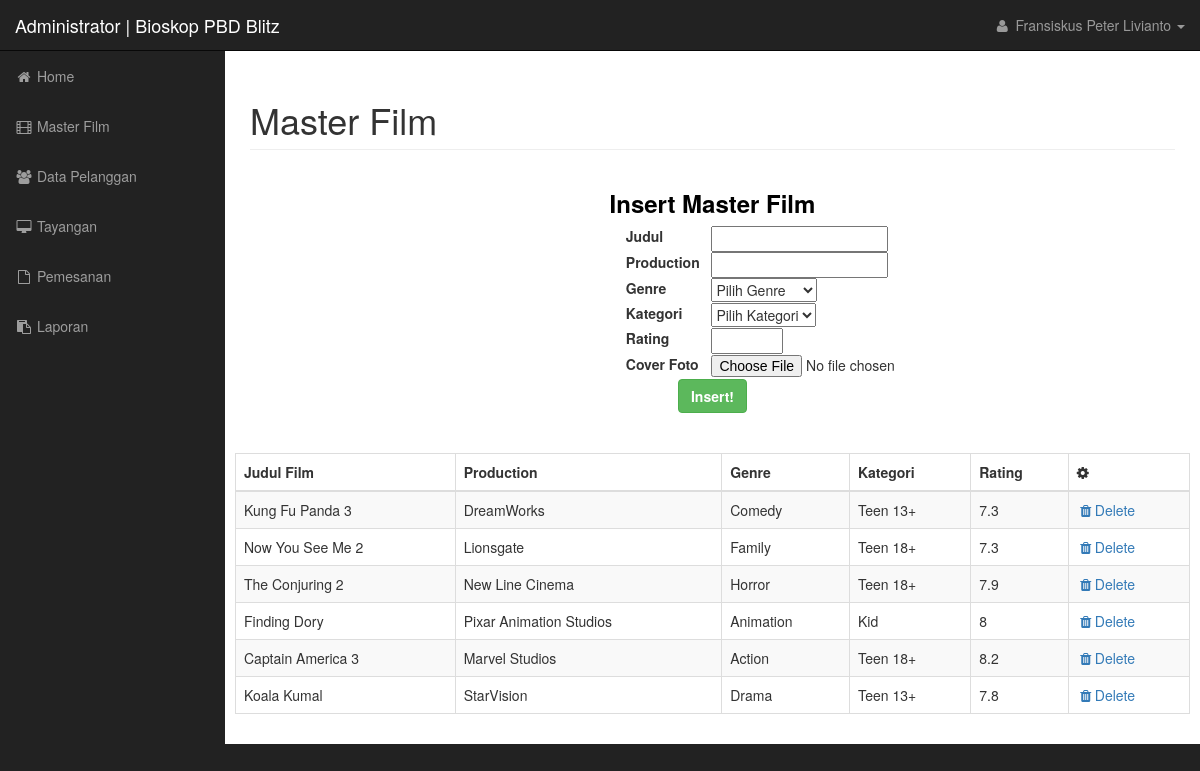
Page /admin/master-film.php (signed in) on the committed database.
### tables this page shows
CREATE TABLE `tblMasterFilm` (
  `kode_film` int(11) NOT NULL,
  `id_genre` int(11) DEFAULT NULL,
  `id_kategori` int(11) DEFAULT NULL,
  `judul_film` varchar(255) DEFAULT NULL,
  `production_film` varchar(255) DEFAULT NULL,
  `rating_film` double DEFAULT NULL,
  `cover_film` varchar(255) NOT NULL
);

CREATE TABLE `tblGenre` (
  `id_genre` int(11) NOT NULL,
  `nama_genre` varchar(20) DEFAULT NULL
);

CREATE TABLE `tblKategori` (
  `id_kategori` int(11) NOT NULL,
  `nama_kategori` varchar(20) DEFAULT NULL
);

### modules/Database.php (called while the page is built, shortened)
<?php
	class Database
	{
		private $connect;
		function __construct()
		{
			$this->connect = null;
		}
		function connect()
		{
			$database = 'dbBioskop';
			$servername = 'localhost';
			$username = 'root';
			$password = '';
			try
			{
				$this->connect = new PDO("mysql:host=$servername;dbname=$database", $username, $password);
				$this->connect->setAttribute(PDO::ATTR_ERRMODE, PDO::ERRMODE_EXCEPTION);
	    		}
			catch(PDOException $e)
			{
				echo "Connection failed: " . $e->getMessage();
			}
			return $this->connect;
		}
	}
?>

### modules/MasterFilm.php (called while the page is built, shortened)
<?php
	class MasterFilm
	{
		private $connect;
		function __construct($cn)
		{
			$this->connect = $cn;
		}
		function selectAllFilm()
		{
			$select = $this->connect->prepare("SELECT * FROM tblGenre, tblKategori, tblMasterFilm WHERE tblGenre.id_genre = tblMasterFilm.id_genre AND tblKategori.id_kategori = tblMasterFilm.id_kategori;");
			$select->execute();
			$data = $select->fetchAll(PDO::FETCH_ASSOC);
			if(count($data) > 0)
				return $data;
		}
	}
?>

### admin/master-film.php (the view, shortened to what this page needs)
<?php
	include '../modules/Database.php';
	include '../modules/MasterFilm.php';
	$database = new Database();
	$masterfilm = new MasterFilm($database->connect());
	$dataAllFilm = $masterfilm->selectAllFilm();
?>
<!DOCTYPE html>
<html lang="en">
<head>
</head>
<body>
    <div id="wrapper">
        <div id="page-wrapper">
            <div class="container-fluid">
                <div class="row">
                    <div class="col-lg-12">
                        <h1 class="page-header">
                            Master Film
                        </h1>
                    </div>
                </div>
                <div class="row">
                    <div class="col-lg-8 col-lg-offset-2">
                        <div class="col-sm-6 col-sm-offset-3 form-box bordered">
							<div class="form-top text-center">
                        		<h3 style="color:black"><strong>Insert Master Film</strong></h3>
							</div>
							<div class="form-bottom">
								<form role="form" action="../process/insert.php" method="post" class="login-form" enctype="multipart/form-data">
									<div class="col-lg-12" style="padding: 0px 50px">
										<table>
											<tr>
												<td><label>Judul</label></td>
												<td><input type="text" name="form-judul" autofocus="autofocus"></td>
											</tr>
											<tr>
												<td><label>Production&nbsp;&nbsp;&nbsp;</label></td>
												<td><input type="text" name="form-production"></td>
											</tr>
											<tr>
												<td><label>Genre</label></td>
												<td>
													<select name="form-genre">
														<option value="">Pilih Genre</option>
													</select>
												</td>
											</tr>
											<tr>
												<td><label>Kategori</label></td>
												<td>
													<select name="form-kategori">
														<option value="">Pilih Kategori</option>
													</select>
												</td>
											</tr>
											<tr>
												<td><label>Rating</label></td>
												<td><input type="number" name="form-rating" step="0.1" min="0" max="10"></td>
											</tr>
											<tr>
												<td><label>Cover Foto</label></td>
												<td><input type="file" name="form-cover"></td>
											</tr>
										</table>
									</div>
									<br><br>
									<center><button type="submit" class="btn btn-md btn-success"><b>Insert!</b></button></center>
		        			   </form>
	            		   </div>
                       </div>
                    </div>
                </div>
				<br><br>
                <div class="row">
                    <div class="table-responsive">
						<table id="data-table" class="table table-bordered table-hover table-striped">
							<thead>
								<tr>
									<th>Judul Film</th>
									<th>Production</th>
									<th>Genre</th>
									<th>Kategori</th>
									<th>Rating</th>
									<th><i class="fa fa-gear"></i></th>
								</tr>
							</thead>
							<tbody>
							<?php
							for ($i=0; $i < count($dataAllFilm); $i++)
							{
							echo '
								<tr>
									<td>'.$dataAllFilm[$i]['judul_film'].'</td>
									<td>'.$dataAllFilm[$i]['production_film'].'</td>
									<td>'.$dataAllFilm[$i]['nama_genre'].'</td>
									<td>'.$dataAllFilm[$i]['nama_kategori'].'</td>
									<td>'.$dataAllFilm[$i]['rating_film'].'</td>
									<td>
										<a href="../process/delete.php?data=master-film&kode='.$dataAllFilm[$i]['kode_film'].'">
											<i class="fa fa-fw fa-trash"></i>Delete
										</a>
									</td>
								</tr>
							';
							}
							?>
							</tbody>
						</table>
					</div>
                </div>
            </div>
        </div>
    </div>
</body>
</html>

### assets/css/admin.css (style rules this page uses)
body { margin-top: 100px; background-color: #222; }
@media (min-width:768px) { body { margin-top: 50px; } }
#wrapper { padding-left: 0; }
#page-wrapper { width: 100%; padding: 0; background-color: #fff; }
@media (min-width:768px) { #wrapper { padding-left: 225px; } }
@media (min-width:768px) { #page-wrapper { padding: 10px; } }
.top-nav { padding: 0 15px; }
.top-nav>li { display: inline-block; float: left; }
.top-nav>li>a { padding-top: 15px; padding-bottom: 15px; line-height: 20px; color: #999; }
@media (min-width:768px) { .side-nav { position: fixed; top: 51px; left: 225px; width: 225px; margin-left: -225px; border: none; border-radius: 0; overflow-y: auto; background-color: #222; bottom: 0; overflow-x: hidden; padding-bottom: 40px; } }
@media (min-width:768px) { .side-nav>li>a { width: 225px; } }

### rows in the picture
tblmasterfilm: judul_film "Kung Fu Panda 3", production_film "DreamWorks", id_genre.nama_genre "Comedy", id_kategori.nama_kategori "Teen 13+", rating_film "7.3"
tblmasterfilm: judul_film "Now You See Me 2", production_film "Lionsgate", id_genre.nama_genre "Family", id_kategori.nama_kategori "Teen 18+", rating_film "7.3"
tblmasterfilm: judul_film "The Conjuring 2", production_film "New Line Cinema", id_genre.nama_genre "Horror", id_kategori.nama_kategori "Teen 18+", rating_film "7.9"
tblmasterfilm: judul_film "Finding Dory", production_film "Pixar Animation Studios", id_genre.nama_genre "Animation", id_kategori.nama_kategori "Kid", rating_film "8"
tblmasterfilm: judul_film "Captain America 3", production_film "Marvel Studios", id_genre.nama_genre "Action", id_kategori.nama_kategori "Teen 18+", rating_film "8.2"
tblmasterfilm: judul_film "Koala Kumal", production_film "StarVision", id_genre.nama_genre "Drama", id_kategori.nama_kategori "Teen 13+", rating_film "7.8"
